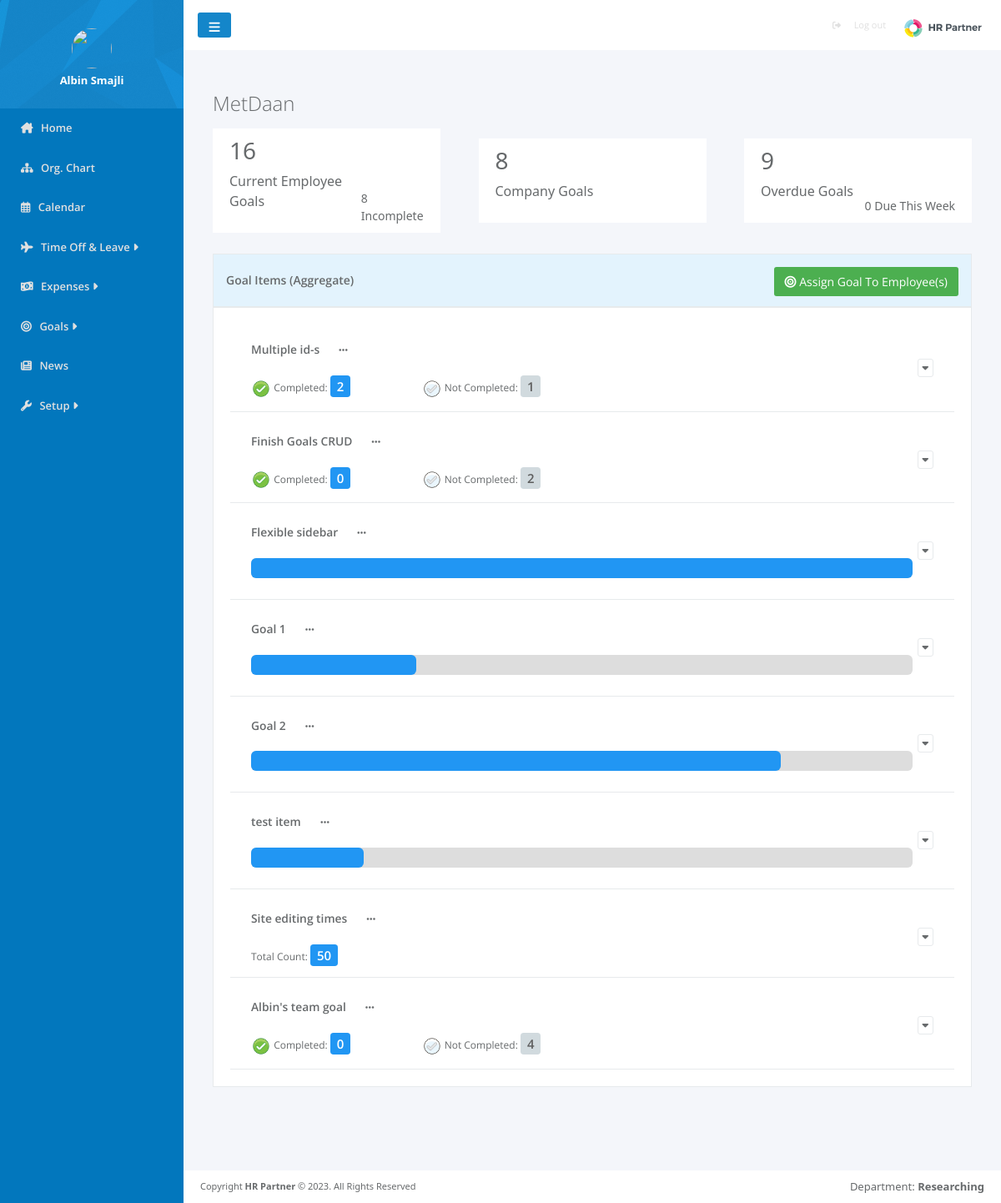
Screenshot of /pages/assignesGoals.php (signed in) with the database file from the repository.
### tables this page shows
CREATE TABLE `companygoals` (
  `id` int(11) NOT NULL,
  `name` varchar(200) DEFAULT NULL,
  `description` varchar(500) NOT NULL,
  `type` varchar(100) NOT NULL,
  `due_date` date NOT NULL,
  `created` date NOT NULL,
  `target_value` varchar(100) DEFAULT NULL,
  `company_id` int(11) NOT NULL,
  `users` varchar(500) NOT NULL,
  `user_goal` tinyint(1) DEFAULT NULL
);

### pages/assignesGoals.php (the view, shortened to what this page needs)
<?php
require_once '../config.php';
$companyId = $_SESSION['company'];
$today = date('y-m-d');
$companyGoalsQ = "SELECT * FROM companygoals WHERE company_id=:company_id and user_goal is null";
$prep = $con->prepare($companyGoalsQ);
$prep->bindValue(':company_id', $companyId);
$prep->execute();
$comapnygoals = $prep->fetchAll(PDO::FETCH_ASSOC);
$allValuesQ = "SELECT * FROM `companygoalsvalue`";
$prep = $con->prepare($allValuesQ);
$prep->execute();
$allGoalValues = $prep->fetchAll(PDO::FETCH_ASSOC);
$valuesByGoal = [];
foreach ($allGoalValues as $val) {
    $valuesByGoal[$val['company_goal']][] = $val;
}
$usergoalQ = "SELECT COUNT(*) FROM `companygoalsvalue`";
$prep = $con->prepare($usergoalQ);
$prep->execute();
$userGoals = $prep->fetch();
$usergoalincQ = "SELECT COUNT(*) FROM `companygoalsvalue` WHERE done is null";
$prep = $con->prepare($usergoalincQ);
$prep->execute();
$incompleteUserGoals = $prep->fetch();
$overdueQ = "SELECT COUNT(*) FROM `companygoals` WHERE due_date < :today ";
$prep = $con->prepare($overdueQ);
$prep->bindParam(':today', $today);
$prep->execute();
$overdue = $prep->fetch();
$weekoverdueQ = "SELECT COUNT(*)
FROM companygoals
WHERE YEARWEEK(due_date, 1) = YEARWEEK(CURDATE(), 1)";
$prep = $con->prepare($weekoverdueQ);
$prep->execute();
$thisweekoverdue = $prep->fetch();
$ActiveCompGoal = "SELECT COUNT(*)
FROM companygoals where user_goal is null";
$prep = $con->prepare($ActiveCompGoal);
$prep->execute();
$ActiveCompGoalNumber = $prep->fetch();
?>
<head>
    <link rel="stylesheet" href="../css/assignedGoal.css">
    <link href="https://cdn.jsdelivr.net/npm/bootstrap@5.3.1/dist/css/bootstrap.min.css" rel="stylesheet"
>
</head>
<body style="background-color: #F4F6FA;">
    <div>
        <?php include '../template/adminSidebar.php' ?>
    </div>
    <div class="content">
        <?php include '../template/navbar.php' ?>
        <div class="companyName">
            <?php echo "<h2>" . $_SESSION['company_name'] . "</h2>"; ?>
        </div>
        <div id="goalsStats">
            <div class="stats">
                <div>
                    <h3><?= $userGoals['COUNT(*)'] ?></h3>
                    <p>Current Employee Goals</p>
                </div>
                <small><?= $incompleteUserGoals['COUNT(*)'] ?> Incomplete</small>
            </div>
            <div class="stats">
                <div>
                    <h3><?= $ActiveCompGoalNumber['COUNT(*)'] ?></h3>
                    <p>Company Goals</p>
                </div>
            </div>
            <div class="stats">
                <div>
                    <h3><?= $overdue['COUNT(*)'] ?></h3>
                    <p>Overdue Goals</p>
                </div>
                <small><?= $thisweekoverdue['COUNT(*)'] ?> Due This Week</small>
            </div>
        </div>
        <div id="goalsBody">
            <div id="goalsTableHead">
                <h5>Goal Items (Aggregate)</h5>
                <a data-bs-toggle="modal" data-bs-target="#assigneGoalModal" data-bs-whatever="@mdo">
                    <i class="fa fa-bullseye m-r-xs"></i>
                    Assign Goal To Employee(s)
                </a>
            </div>
            <div id="goalsTableBody">
                <?php foreach ($comapnygoals as $comapnygoal): ?>
                    <div class="comapanyGoals">
                        <div class="description">
                            <span><?= $comapnygoal['name'] ?></span>
                            <a class="more">
                                <i class="fa-solid fa-ellipsis"></i>
                            </a>
                            <br>
                        </div>
                        <div class="cmpNotCmp">
                            <div class="pull-right">
                                <button class="showUseres"><i class="fa fa-caret-down"></i></button>
                            </div>
                            <?php if ($comapnygoal['type'] == 'Objective') { ?>
                                <div class="row">
                                    <div class="col">
                                        <?php
                                        $goalId = $comapnygoal['id'];
                                        $users = json_decode($comapnygoal['users'], true);
                                        $userCount = count($users);
                                        $values = $valuesByGoal[$goalId] ?? [];
                                        $totalCompleted = array_sum(array_column($values, 'completed'));
                                        ?>
                                        <img src="../images/check_on.png" width="24px" alt="">
                                        <span>Completed:</span>
                                        <span class="completedNr"><?= htmlspecialchars($totalCompleted) ?></span>
                                    </div>
                                    <div class="col">
                                        <img src="../images/check_off.png" width="24px" alt="">
                                        <span>Not Completed:</span>
                                        <span
                                            class="notCompletedNr"><?= htmlspecialchars($userCount - $totalCompleted) ?></span>
                                    </div>
                                </div>
                            <?php } elseif ($comapnygoal['type'] == 'Number' || $comapnygoal['type'] == 'Percentage' || $comapnygoal['type'] == 'Currency') { ?>
                                <div class="completedBar">
                                    <?php
                                    $goalId = $comapnygoal['id'];
                                    $targetPerUser = $comapnygoal['target_value'];
                                    $users = json_decode($comapnygoal['users'], true);
                                    $userCount = count($users);
                                    $totalTarget = $userCount * $targetPerUser;
                                    $values = $valuesByGoal[$goalId] ?? [];
                                    $totalCompleted = array_sum(array_column($values, 'value'));
                                    $percentComplete = $totalTarget > 0 ? round(($totalCompleted / $totalTarget) * 100) : 0;
                                    ?>
                                    <div class="goal-progress">
                                        <div class="goal-bar" style="width: <?= $percentComplete ?>%;
                                        background-color: <?= $percentComplete == 100 ? '#2196f3' : '#2196f3' ?>;">
                                        </div>
                                    </div>
                                </div>
                            <?php } else { ?>
                                <div class="row">
                                    <div class="col">
                                        <?php
                                        $targetPerUser = $comapnygoal['target_value'];
                                        $users = json_decode($comapnygoal['users'], true);
                                        $userCount = count($users);
                                        $totalTarget = $userCount * $targetPerUser;
                                        ?>
                                        <span>Total Count:</span>
                                        <span class="completedNr"><?= htmlspecialchars($totalTarget) ?></span>
                                    </div>
                                </div>
                            <?php } ?>
                        </div>
                    </div>
                <?php endforeach ?>
            </div>
        </div>
        <?php include '../template/footer.php'; ?>
    </div>
</body>
</html>

### css/assignedGoal.css (style rules this page uses)
body { width: 100%; height: fit-content; display: flex; flex-direction: row; font-family: "open sans", "Helvetica Neue", Helvetica, Arial, sans-serif; position: absolute; background-color: #f4f6fa; }
.content { display: flex; flex-direction: column; justify-content: center; align-items: center; width: 100%; background-color: #f4f6fa; height: fit-content; }
.companyName { padding-top: 30px; width: 100%; text-align: start; padding-left: 35; }
.companyName h2 { margin-top: 20px; margin-bottom: 10px; font-family: "open sans", "Helvetica Neue", Helvetica, Arial, sans-serif; font-weight: 100; color: #676a6c; font-size: 24px; align-items: center; }
#goalsStats { width: 100%; padding: 5px 35px 5px 35px; display: flex; flex-direction: row; justify-content: space-between; align-items: center; }
.stats { width: 30%; padding: 10px 20px; background-color: #fff; display: flex; flex-direction: row; justify-content: space-between; align-items: flex-end; color: #676a6c; }
#goalsBody { width: 100%; padding: 10px 35px 100px 35px; margin-top: 10px; display: flex; flex-direction: column; font-family: "open sans", "Helvetica Neue", Helvetica, Arial, sans-serif; color: #676a6c; }
#goalsTableHead { width: 100%; padding: 15px 15px 7px 15px; display: flex; flex-direction: row; justify-content: space-between; align-items: center; background-color: #e3f3fd; border: 1px solid #e7eaec; }
#goalsTableHead h5 { font-size: 14px; margin: 0 0 7px; padding: 0; text-overflow: ellipsis; float: left; font-weight: 600; margin-bottom: 7px; }
#goalsTableHead a { background-color: #4caf50; border-color: #4caf50; color: #fff; border-radius: 3px; font-size: 14px; font-weight: 400; padding: 6px 12px; text-align: center; cursor: pointer; border: 1px solid transparent; text-decoration: none; margin-bottom: 5px; }
#goalsTableBody { width: 100%; font-family: "open sans", "Helvetica Neue", Helvetica, Arial, sans-serif; color: #676a6c; background-color: #ffffff; padding: 15px 20px 20px 20px; border: 1px solid #e7eaec; }
.completedBar { display: flex; flex-direction: row; width: 97%; }
.comapanyGoals { padding: 25px 25px 15px 25px; border-bottom: 1px solid #e7eaec; font-size: 12px; }
.description span { font-size: 1.15em; font-weight: 600; }
.description .more { width: 20px; cursor: pointer; font-weight: 700; color: #676a6c; text-decoration: none; margin: 5px 0px 0px 20px; }
.cmpNotCmp { width: 100%; }
.pull-right { float: right; }
.cmpNotCmp .row { width: 100%; }
.cmpNotCmp .row .col { max-width: 25%; }
.cmpNotCmp .row .col .completedNr { padding: 3px 8px; background-color: #2196f3; color: #ffffff; font-size: 1.25em; margin-right: 20px; border-radius: 0.25em; font-weight: 600; }
.cmpNotCmp .row .col .notCompletedNr { padding: 3px 8px; background-color: #d1dade; color: #5e5e5e; font-size: 1.25em; margin-right: 20px; border-radius: 0.25em; font-weight: 600; }
.cmpNotCmp .pull-right button { height: 22px; font-size: 12px; border-radius: 3px; padding: 1px 5px; color: inherit; background: #fff; border: 1px solid #e7eaec; vertical-align: middle; }
.goal-progress { margin-top: 20px; width: 100%; background: #ddd; border-radius: 6px; margin-bottom: 10px; height: 24px; }
.goal-bar { height: 100%; border-radius: 6px; transition: width 0.5s ease; }

### rows the page displays
companygoals: name "Multiple id-s", id "2", $userCount-$totalCompleted "1"
companygoals: name "Finish Goals CRUD", id "0", $userCount-$totalCompleted "2"
companygoals: name "Flexible sidebar"
companygoals: name "Goal 1"
companygoals: name "Goal 2"
companygoals: name "test item"
companygoals: name "Site editing times", target_value "50"
companygoals: name "Albin's team goal", id "0", $userCount - $totalCompleted "4"

### other values shown
$userName "Albin Smajli"
$_SESSION['company_name'] "MetDaan"
$userGoals['COUNT(*)'] "16"
$incompleteUserGoals['COUNT(*)'] "8"
$ActiveCompGoalNumber['COUNT(*)'] "8"
$overdue['COUNT(*)'] "9"
$thisweekoverdue['COUNT(*)'] "0"
$_SESSION['departament'] "Researching"
